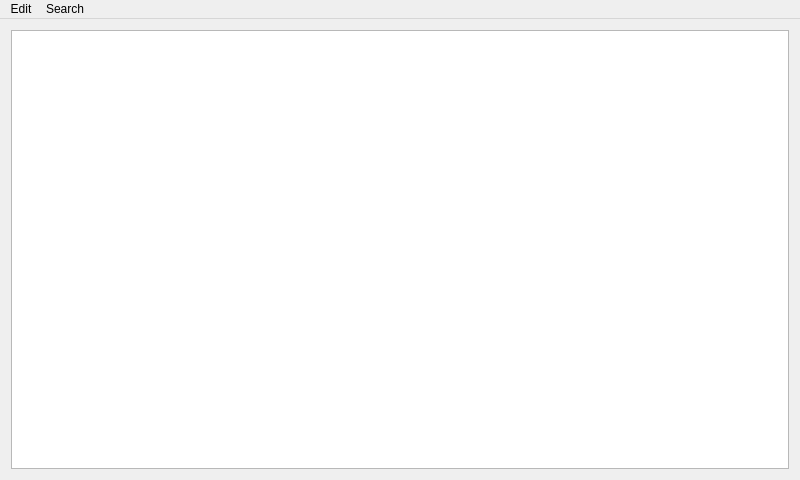
<?xml version="1.0" encoding="UTF-8"?>
<ui version="4.0">
 <class>Books</class>
 <widget class="QMainWindow" name="Books">
  <property name="geometry">
   <rect>
    <x>0</x>
    <y>0</y>
    <width>800</width>
    <height>480</height>
   </rect>
  </property>
  <property name="windowTitle">
   <string>Books</string>
  </property>
  <widget class="QWidget" name="centralWidget">
   <layout class="QGridLayout" name="gridLayout">
    <item row="0" column="0">
     <widget class="QTreeView" name="treeView"/>
    </item>
   </layout>
  </widget>
  <widget class="QMenuBar" name="menuBar">
   <property name="geometry">
    <rect>
     <x>0</x>
     <y>0</y>
     <width>800</width>
     <height>22</height>
    </rect>
   </property>
   <widget class="QMenu" name="menuEdit">
    <property name="title">
     <string>Edit</string>
    </property>
    <addaction name="actionNew"/>
    <addaction name="actionEdit"/>
    <addaction name="actionDelete"/>
    <addaction name="actionQuit"/>
   </widget>
   <widget class="QMenu" name="menuSearch">
    <property name="title">
     <string>Search</string>
    </property>
    <addaction name="actionFind"/>
    <addaction name="actionReset"/>
   </widget>
   <addaction name="menuEdit"/>
   <addaction name="menuSearch"/>
  </widget>
  <action name="actionNew">
   <property name="text">
    <string>New</string>
   </property>
  </action>
  <action name="actionEdit">
   <property name="text">
    <string>Edit</string>
   </property>
  </action>
  <action name="actionDelete">
   <property name="text">
    <string>Delete</string>
   </property>
  </action>
  <action name="actionQuit">
   <property name="text">
    <string>Quit</string>
   </property>
  </action>
  <action name="actionFind">
   <property name="text">
    <string>Find</string>
   </property>
  </action>
  <action name="actionReset">
   <property name="text">
    <string>Reset</string>
   </property>
  </action>
 </widget>
 <layoutdefault spacing="6" margin="11"/>
 <resources/>
 <connections/>
</ui>
